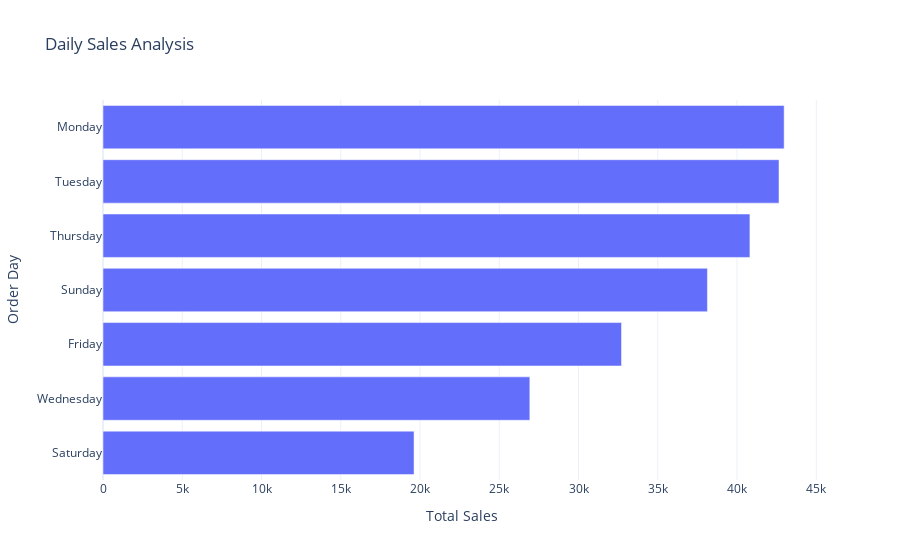

Notebook cell for this chart:
### Code cell
fig1 = px.bar(daily_sales,
              x = "Total Sales",
              y = "Order Day" ,
              title = "Daily Sales Analysis",
              orientation = "h")

fig1.show()

### Figure 1 — Plotly figure (JSON) as saved in the notebook; plotly's stock layout.template omitted (floating-point values rounded to 4 significant figures)
{"data": [{"hovertemplate": "Total Sales=%{x}<br>Order Day=%{y}<extra></extra>", "legendgroup": "", "marker": {"color": "#636efa", "pattern": {"shape": ""}}, "name": "", "orientation": "h", "showlegend": false, "textposition": "auto", "type": "bar", "x": [19625, 26930, 32715, 38135, 40815, 42650, 42975], "xaxis": "x", "y": ["Saturday", "Wednesday", "Friday", "Sunday", "Thursday", "Tuesday", "Monday"], "yaxis": "y"}], "layout": {"barmode": "relative", "legend": {"tracegroupgap": 0}, "title": {"text": "Daily Sales Analysis"}, "xaxis": {"anchor": "y", "domain": [0, 1], "title": {"text": "Total Sales"}}, "yaxis": {"anchor": "x", "domain": [0, 1], "title": {"text": "Order Day"}}}}
